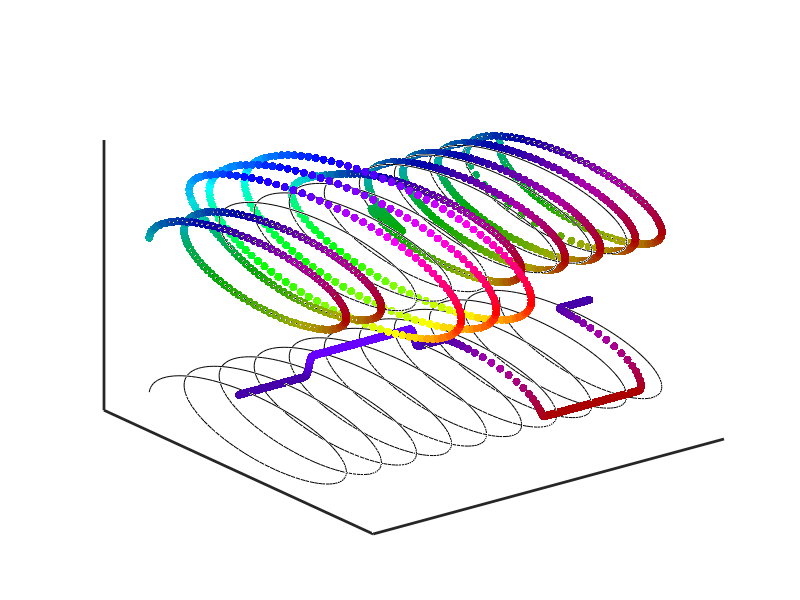

Source code (MATLAB): (Note: this script raises an error after producing the figure.)
%% panel 3 - Demodulation demo
nSteps = 1000;
x = linspace(0,20*pi,nSteps);
y = exp(1i*x);
A = [zeros(200,1); ones(300,1); zeros(500,1)]/2+1;
win = 20;
A = filtfilt(gausswin(win),sum(gausswin(win)),A);
dP = [zeros(600,1); ones(300,1); zeros(100,1)]*-pi/2;
dP = filtfilt(gausswin(win),sum(gausswin(win)),dP);
z = A'.*exp(1i*(x+dP'));zd = -conj((z.*conj(y))*1i);
angCol = colormap('hsv');
c = ceil((angle(z)+pi)/(2*pi)*64);
figure;plot3(1:nSteps,real(y),imag(y),'k');
hold all;scatter3(1:nSteps,real(z),imag(z),[],bsxfun(@times,angCol(c,:),(A/max(A))),'filled');
sh = 4;
plot3(1:nSteps,real(y),imag(y)-sh,'k');
c = max(1,ceil((angle(zd)+pi)/(2*pi)*64));
hold all;scatter3(1:nSteps,real(zd),imag(zd)-sh,[],bsxfun(@times,angCol(c,:),(A/max(A))),'filled');
set(gca,'xtick',[],'ytick',[],'ztick',[],'linewidth',2);
%% panel 4/5
inds = 52965:53140;angCol = colormap('hsv');
%temp = filtLow(angVel(pos)',1250/32,2);
[posa,s,u] = svds(pos(:,1:2),1);
posa = s*posa;
temp = filtLow(diff(posa(inds)),1250/32,2);
indsa = inds(1)*4:inds(end)*4;
X1 = morFilter(X(:,indsa(1)-1000:indsa(end)+1000),8,1250/8);X1 = X1(:,1001:end-1000);
[u,s,v1] = svds(X1,1);
um = mean(abs(u)).*exp(1i*circ_mean(angle(u)));
v2 = um*s*v1';
%% panel 4
sub = 100:285;mA = max(max(abs(X1(:,sub))));
v1c = mean(abs(v2(sub)))*exp(1i*angle(v2(sub)));
figure;plot3((sub-min(sub))/1250*8,real(v1c),imag(v1c),'k');hold all;
sh = s/50;
plot3((sub-min(sub))/1250*8,real(v1c),imag(v1c)-sh,'k');hold all;
%X1d = bsxfun(@times,X1(:,sub),exp(1i*(-angle(v1c))));
X1d = exp(1i*angle(conj(u*s*v1(sub)'))).*X1(:,sub);
X1d = abs(X1d).*exp(1i*(angle(X1d) + pi/2));
for i = 1:size(X1,1)
    c = ceil((angle(X1(i,sub))+pi)/(2*pi)*64);
    scatter3((sub-min(sub))/1250*8,real(X1(i,sub)),imag(X1(i,sub)),[],bsxfun(@times,angCol(c,:),abs(X1(i,sub)')/mA),'filled');
    c = min(64,max(1,ceil((angle(X1d(i,:))+pi)/(2*pi)*64)));
    scatter3((sub-min(sub))/1250*8,real(X1d(i,:)),imag(X1d(i,:))-sh,[],bsxfun(@times,angCol(c,:),abs(X1(i,sub)')/mA),'filled');
end
%% panel 5
figure;subplot(411);plot(temp*1250/32,'k','linewidth',2);axis tight;
colorbar;set(gca,'xtick',[],'fontsize',16);title('Velocity');ylabel('cm/s');
subplot(412);imagesc(X(:,indsa));set(gca,'ytick',[1 64],'xtick',[],'fontsize',16);colormap jet;colorbar;freezeColors;title('Raw LFP');
subplot(413);imagesc(complexIm(X1,0,1));colorbar;set(gca,'ytick',[1 64],'xtick',[],'fontsize',16);ylabel('Channel #');title('Filtered Theta');
subplot(414);imagesc(linspace(0,size(X1,2)/1250*8,size(X1,2)),1:64,...bsxfun(@times,X1,exp(1i*angle(v1)'))
    complexIm(X1.*exp(1i*-angle(u*v1')),0,2,16));colorbar;set(gca,'ytick',[1 64],'xtick',1:4,'fontsize',16);...
    colormap hsv; freezeColors;title('Demodulated Theta');xlabel('Time (s)');

figure;subplot(4,1,2);imagesc(complexIm(v2,0,1));colorbar;axis off;
c = ceil(mod(angle(v2),2*pi)/(2*pi)*64);%(angle(v2*1i)+pi)
subplot(4,1,3);scatter(1:numel(v2),real(v2),[],angCol(c,:),'filled');
set(gca,'color','w','xtick',[],'ytick',[]);axis tight; colorbar;
%% panel 6
offSet = 1;
Xf1 = [bsxfun(@times,Xf,exp(1i*angle(v(:,1))).');...
[zeros(offSet,1); v(1+offSet:end,1).*conj(v(1:end-offSet,1))./abs(v(1:end-offSet,1))].'];
Xf1 = [real(Xf1);imag(Xf1)];
Xf1 = zscore(Xf1,0,2);
t = conj(complex(W(p2,1:end/2),W(p2,end/2+1:end)))*complex(Xf1(1:65,:),Xf1(66:end,:));
%%
t = W(p2,:)*zscore(Xf1,0,2);
Wp = pinv(W);Wp = Wp(:,p2);
%%
[sp cellInfo] = hipSpikes('ec014.468',32/1.25);
spf = morFilter(sp,8,1250/32);clear sp;
s1 =  [35    17    19     7    26    27    60     6    33    39    50    54    18    67    21    31 14    36    46    44    40     1    56    59  24];
runTriggerViewSp(pos,v,spf(cellInfo == 1,:),[50 1],.05,s1(r(1:25)));
%% correlate high freq ICA and spiking
[sp cellInfo] = hipSpikes('ec014.468',32/1.25);
[A,tes,td] = allHighFreq('ec014.468.h5',1:8,pos,1);
tdf = morFilter(td,8,1250/32);
spf = morFilter(sp,8,1250/32);clear sp;
[~,~,teSp] = runTriggerViewSp(pos,v,spf(cellInfo >= 1,:),[50 1],.05);
[~,~,tes1] = runTriggerViewC(pos,v,tdf,[50 1],.05,eye(size(tdf,1)));
for i = 1:size(tes1,1)
    tes1f(i,:,:) = imfilter(squeeze(tes1(i,:,:)),fspecial('gaussian',5,1));
end
for i = 1:85
    teSpf(i,:,:) = imfilter(squeeze(teSp(i,:,:)),fspecial('gaussian',5,1));
end
ccf = abs(corr(tes1f(:,:)',teSpf(:,:)'));
figure;ccfa = ccf1;
for i = 1:18
[fx(i),fy(i)] = find(ccfa == max(ccfa(:)));
ccfa(fx(i),:) = 0;
ccfa(:,fy(i)) = 0;
subplot(6,6,2*i-1);imagesc(complexIm(imfilter(squeeze(tes1(fx(i),:,:)),fspecial('gaussian',5,1)),0,1));axis off;
subplot(6,6,2*i);imagesc(complexIm(imfilter(squeeze(teSp(fy(i),:,:)),fspecial('gaussian',5,1)),0,1));axis off;
end
%% compare different layers in 512-electrode data
ss = [];
for i =1:32
x = getData('AB3-58.h5',(i-1)*16+(1:16),1000000);
x = filtHigh(x,1250,100,8);
s = std(x,0,2);
ss = [ss s];
end
ss1 = ss(:);
probes1= probes(:,[1:12 14 13 16 15]);
for i = 1:size(probes,1)
for j = 1:size(probes,2)
ssa(i,j) = ss1(probes1(i,j)+1);
end
end
r = roipoly;
f = probes1(ssa < .11 & r)+1;
[A,W] = runTriggerICA(pos,v,Xf(f,:),.05);
r1 = roipoly;
f1 = probes1(ssa > .12 & r1)+1;
[A1,W1] = runTriggerICA(pos,v,Xf(f1,:),.05);
[A2,W2] = runTriggerICA(pos,v,Xf([f; f1],:),.05);